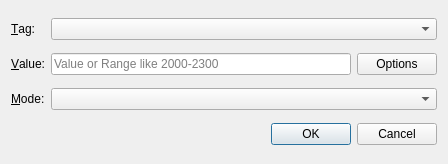
<?xml version="1.0" encoding="UTF-8"?>
<ui version="4.0">
 <class>QuickSearchDialog</class>
 <widget class="QDialog" name="QuickSearchDialog">
  <property name="geometry">
   <rect>
    <x>0</x>
    <y>0</y>
    <width>448</width>
    <height>164</height>
   </rect>
  </property>
  <property name="windowTitle">
   <string>Quick Tag Search</string>
  </property>
  <layout class="QGridLayout" name="gridLayout">
   <item row="3" column="0">
    <widget class="QLabel" name="label_3">
     <property name="text">
      <string>&amp;Mode:</string>
     </property>
     <property name="buddy">
      <cstring>modeCombo</cstring>
     </property>
    </widget>
   </item>
   <item row="0" column="0">
    <widget class="QLabel" name="label">
     <property name="text">
      <string>&amp;Tag:</string>
     </property>
     <property name="buddy">
      <cstring>tagCombo</cstring>
     </property>
    </widget>
   </item>
   <item row="1" column="0">
    <widget class="QLabel" name="label_2">
     <property name="text">
      <string>&amp;Value:</string>
     </property>
     <property name="buddy">
      <cstring>valueEdit</cstring>
     </property>
    </widget>
   </item>
   <item row="1" column="1">
    <widget class="QLineEdit" name="valueEdit">
     <property name="placeholderText">
      <string>Value or Range like 2000-2300</string>
     </property>
    </widget>
   </item>
   <item row="1" column="2">
    <widget class="QPushButton" name="optionBox">
     <property name="text">
      <string>Options</string>
     </property>
    </widget>
   </item>
   <item row="0" column="1" colspan="2">
    <widget class="QComboBox" name="tagCombo"/>
   </item>
   <item row="3" column="1" colspan="2">
    <widget class="QComboBox" name="modeCombo"/>
   </item>
   <item row="4" column="0" colspan="3">
    <layout class="QHBoxLayout">
     <item>
      <widget class="QDialogButtonBox" name="buttonBox">
       <property name="standardButtons">
        <set>QDialogButtonBox::Cancel|QDialogButtonBox::Ok</set>
       </property>
      </widget>
     </item>
    </layout>
   </item>
  </layout>
 </widget>
 <tabstops>
  <tabstop>tagCombo</tabstop>
  <tabstop>valueEdit</tabstop>
  <tabstop>modeCombo</tabstop>
 </tabstops>
 <resources/>
 <connections/>
</ui>
